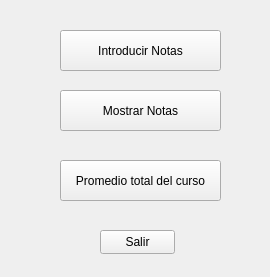
<?xml version="1.0" encoding="UTF-8"?>
<ui version="4.0">
 <class>MainWindow</class>
 <widget class="QMainWindow" name="MainWindow">
  <property name="geometry">
   <rect>
    <x>0</x>
    <y>0</y>
    <width>270</width>
    <height>277</height>
   </rect>
  </property>
  <property name="windowTitle">
   <string>MainWindow</string>
  </property>
  <widget class="QWidget" name="centralwidget">
   <widget class="QPushButton" name="pushButton">
    <property name="geometry">
     <rect>
      <x>60</x>
      <y>30</y>
      <width>161</width>
      <height>41</height>
     </rect>
    </property>
    <property name="text">
     <string>Introducir Notas</string>
    </property>
   </widget>
   <widget class="QPushButton" name="pushButton_2">
    <property name="geometry">
     <rect>
      <x>600</x>
      <y>520</y>
      <width>161</width>
      <height>41</height>
     </rect>
    </property>
    <property name="text">
     <string>Salir</string>
    </property>
   </widget>
   <widget class="QPushButton" name="mostrar">
    <property name="geometry">
     <rect>
      <x>60</x>
      <y>90</y>
      <width>161</width>
      <height>41</height>
     </rect>
    </property>
    <property name="text">
     <string>Mostrar Notas</string>
    </property>
   </widget>
   <widget class="QPushButton" name="botonpromedio">
    <property name="geometry">
     <rect>
      <x>60</x>
      <y>160</y>
      <width>161</width>
      <height>41</height>
     </rect>
    </property>
    <property name="text">
     <string>Promedio total del curso</string>
    </property>
   </widget>
   <widget class="QPushButton" name="pushButton_3">
    <property name="geometry">
     <rect>
      <x>100</x>
      <y>230</y>
      <width>75</width>
      <height>24</height>
     </rect>
    </property>
    <property name="text">
     <string>Salir</string>
    </property>
   </widget>
  </widget>
 </widget>
 <resources/>
 <connections>
  <connection>
   <sender>pushButton_2</sender>
   <signal>clicked()</signal>
   <receiver>MainWindow</receiver>
   <slot>close()</slot>
   <hints>
    <hint type="sourcelabel">
     <x>349</x>
     <y>281</y>
    </hint>
    <hint type="destinationlabel">
     <x>269</x>
     <y>276</y>
    </hint>
   </hints>
  </connection>
  <connection>
   <sender>pushButton_3</sender>
   <signal>clicked()</signal>
   <receiver>MainWindow</receiver>
   <slot>close()</slot>
   <hints>
    <hint type="sourcelabel">
     <x>139</x>
     <y>247</y>
    </hint>
    <hint type="destinationlabel">
     <x>68</x>
     <y>243</y>
    </hint>
   </hints>
  </connection>
 </connections>
</ui>
